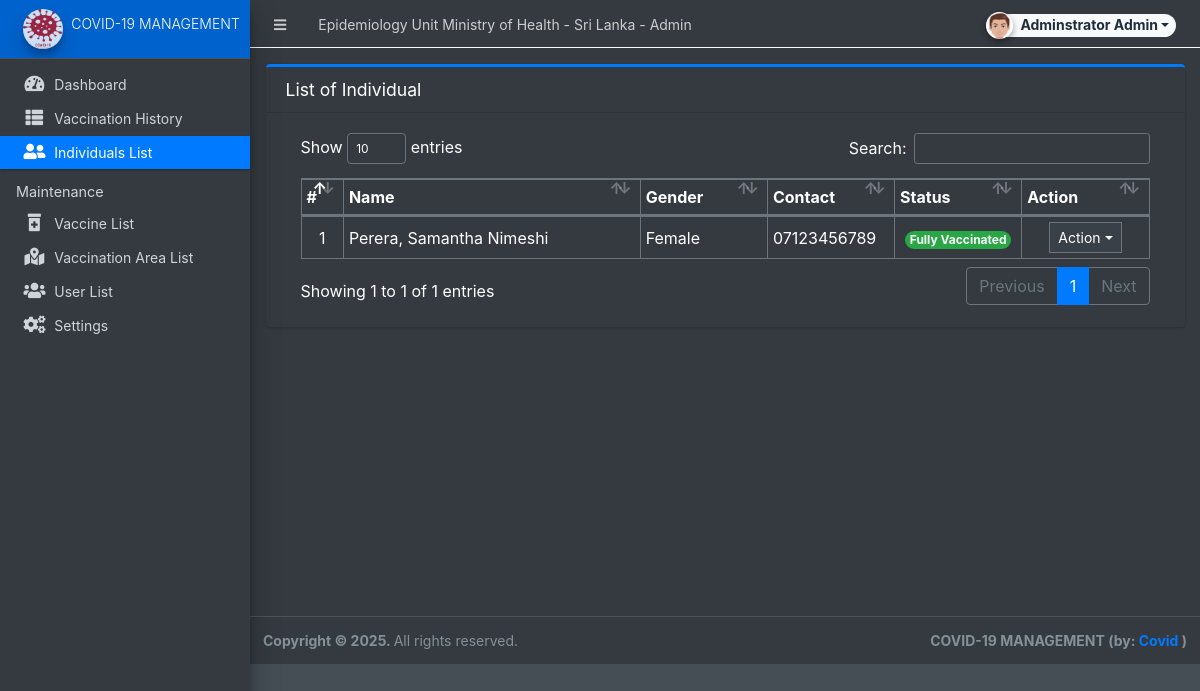
The page /admin/?page=individual (signed in) on the database its author committed.
### tables this page shows
CREATE TABLE `individual_list` (
  `id` int(30) NOT NULL,
  `tracking_code` varchar(50) NOT NULL,
  `firstname` text NOT NULL,
  `middlename` text NOT NULL,
  `lastname` text NOT NULL,
  `gender` varchar(50) NOT NULL,
  `dob` date NOT NULL,
  `contact` varchar(100) NOT NULL,
  `address` text NOT NULL,
  `status` tinyint(1) NOT NULL DEFAULT 0 COMMENT '0=pending, 1=Partially Vaccinated, 2= Fully Vaccinated',
  `date_created` datetime NOT NULL DEFAULT current_timestamp(),
  `date_updated` datetime DEFAULT NULL ON UPDATE current_timestamp()
);

### admin/individual/index.php (the view, shortened to what this page needs)
<div class="card card-outline card-primary">
	<div class="card-header">
		<h3 class="card-title">List of Individual</h3>
	</div>
	<div class="card-body">
		<div class="container-fluid">
        <div class="container-fluid">
			<table class="table table-bordered table-stripped">
				<colgroup>
					<col width="5%">
					<col width="35%">
					<col width="15%">
					<col width="15%">
					<col width="15%">
					<col width="15%">
				</colgroup>
				<thead>
					<tr>
						<th>#</th>
						<th>Name</th>
						<th>Gender</th>
						<th>Contact</th>
						<th>Status</th>
						<th>Action</th>
					</tr>
				</thead>
				<tbody>
					<?php
					$i = 1;
					$qry = $conn->query("SELECT *,concat(lastname,', ',firstname,' ', middlename) as name from `individual_list` order by concat(lastname,', ',firstname,' ', middlename) asc ");
					while($row = $qry->fetch_assoc()):
					?>
						<tr>
							<td class="text-center"><?php echo $i++; ?></td>
							<td><?php echo $row['name'] ?></td>
							<td><?php echo $row['gender'] ?></td>
							<td><?php echo $row['contact'] ?></td>
							<td class="text-center">
                                <?php if($row['status'] == 1): ?>
                                    <span class="badge badge-primary rounded-pill">Partially Vaccinated</span>
								<?php elseif($row['status'] == 2): ?>
                                    <span class="badge badge-success rounded-pill">Fully Vaccinated</span>
                                <?php else: ?>
                                    <span class="badge badge-light text-dark rounded-pill">Pending</span>
                                <?php endif; ?>
                            </td>
							<td align="center">
								 <button type="button" class="btn btn-flat btn-default btn-sm dropdown-toggle dropdown-icon" data-toggle="dropdown">
				                  		Action
				                  </button>
							</td>
						</tr>
					<?php endwhile; ?>
				</tbody>
			</table>
		</div>
		</div>
	</div>
</div>

### rows shown on the page
individual_list: name "Perera, Samantha Nimeshi", gender "Female", contact "07123456789", status "Fully Vaccinated"

### other values the page prints
$_settings->info('name') "Epidemiology Unit Ministry of Health - Sri Lanka"
$_settings->userdata('firstname').' '.$_settings->userdata('lastname') "Adminstrator Admin"
$_settings->info('short_name') "COVID-19 MANAGEMENT"
